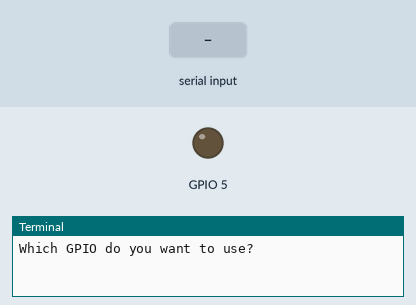
Recording of a program running on a simulated Raspberry Pi (BCM pin numbers). Shown: output pins drawn as LEDs (lit = HIGH), the last lines printed to the terminal. The inputs (shaded band) are chosen by the test bench.

Above: at 1.2 s.
1.3 s: "5" typed at the terminal, then Enter
At 2.5 s:
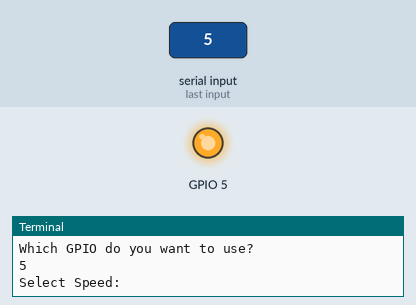
2.8 s: "90" typed at the terminal, then Enter
At 3.8 s:
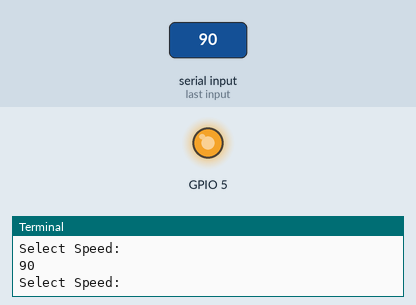
Timing chart, 0 to 5.8 s (numbered marks = the images above; inputs shaded):
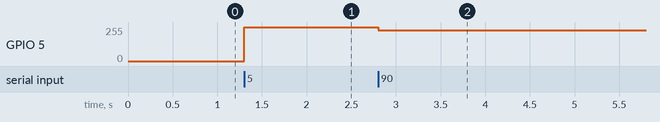

The program:

pwm_fan.py
```python
#!/usr/bin/python

##################################################################
# Name:             pwn_fan.py
# Author:           TheBrightKnight
# Version:          1.0 (Dec 2022)
# Description:      Test your PWM fan by selecting speeds
#
#
##################################################################


################
#   Imports
################
import RPi.GPIO as IO
import subprocess
import signal
import sys

# CTRL+C Handler
def signal_handler(sig, frame):
    sys.exit(0)

signal.signal(signal.SIGINT, signal_handler)
IO.setwarnings(False)
# GPIO Select
GPIO_NUM = int(input("Which GPIO do you want to use? "))
IO.setmode (IO.BCM)
IO.setup(GPIO_NUM,IO.OUT)
# Set GPIO as a PWM output, with 100Hz frequency
# (this should match your fans specified PWM frequency)
fan = IO.PWM(GPIO_NUM,100)
fan.start(100)


while True:
    command = input("Select Speed:")
    fan.ChangeDutyCycle(int(command))


sys.exit(0)
```

Measured:
- after the input at 1.3 s, GPIO 5: 0/255 → 255/255 at once
- after the input at 2.8 s, GPIO 5: 255/255 → 230/255 at once
